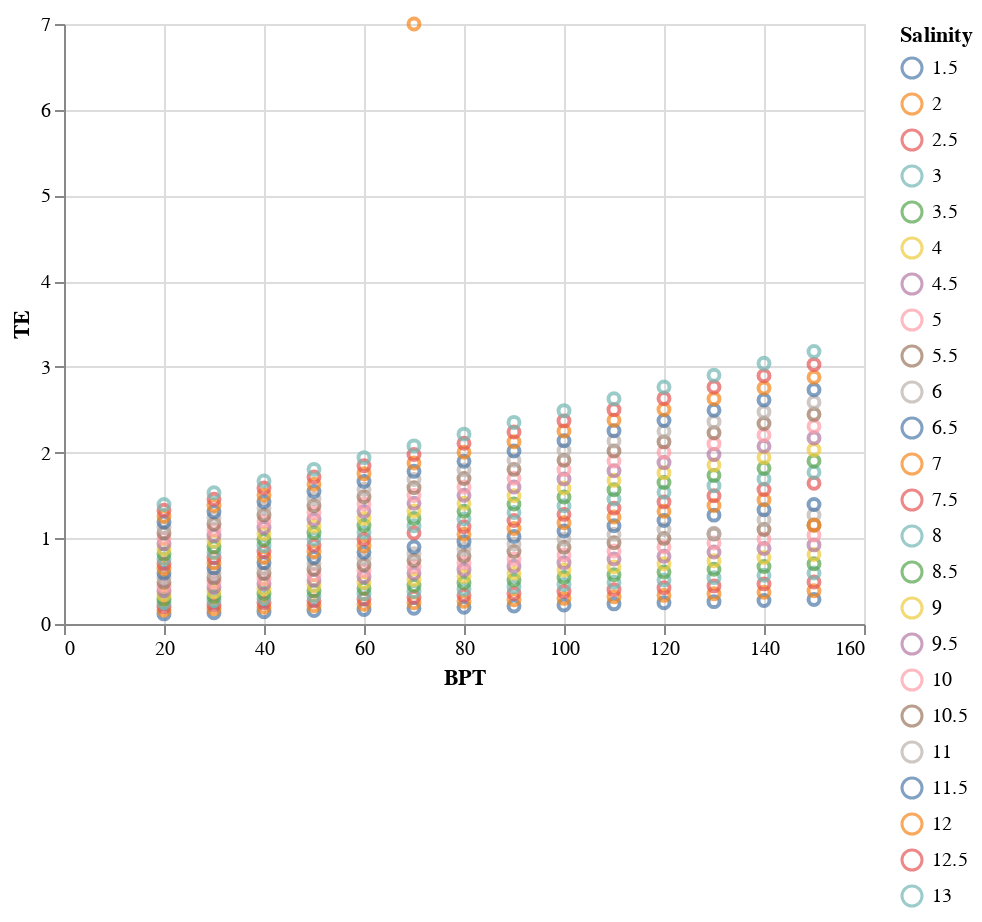

Write notebook code for a chart like this one.
### Code cell
# prompt: Using dataframe df_fabuss: scatter with BPT and TE and Salinity as a discreet legend point

import altair as alt
alt.Chart(df_fabuss).mark_point().encode(
    x='BPT ',
    y='TE',
    color='Salinity:N'  # Specify Salinity as a nominal (discrete) variable for the legend
)

### Figure 1 — Vega-Lite specification as saved in the notebook (floating-point values rounded to 4 significant figures; data arrays with more than 128 entries replaced by an {"elided": "..."} marker saying what was removed)
{"config": {"view": {"continuousWidth": 400, "continuousHeight": 300}}, "data": {"name": "data-4c2825d3fa253596cccd7a1390720c2a"}, "mark": "point", "encoding": {"color": {"field": "Salinity", "type": "nominal"}, "x": {"field": "BPT ", "type": "quantitative"}, "y": {"field": "TE", "type": "quantitative"}}, "$schema": "https://vega.github.io/schema/vega-lite/v4.17.0.json", "datasets": {"data-4c2825d3fa253596cccd7a1390720c2a": {"elided": "336 records"}}}
